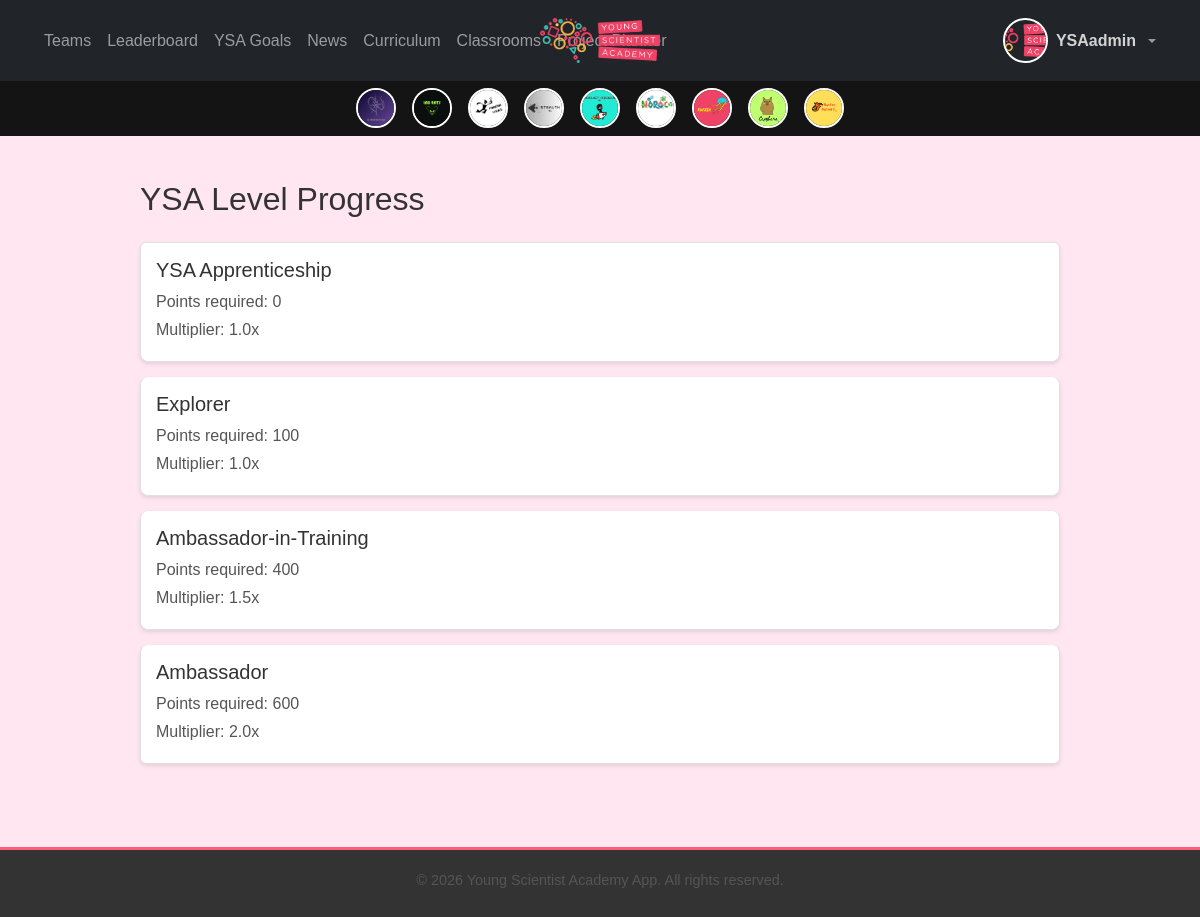
The page /points/levels/ (signed in) on the database its author committed.
### users/models.py (models this page shows, shortened)
class CustomUser(AbstractUser):
    team = models.ForeignKey(
        'teams.Team', on_delete=models.SET_NULL, null=True, blank=True, related_name="users_team"
    )
    team_join_deadline = models.DateField(null=True, blank=True)
    ROLE_CHOICES = [
        ('admin', 'Admin'),
        ('teacher', 'Teacher'),
        ('student', 'Student'),
    ]
    LEVEL_CHOICES = [
        ('explorer', 'Explorer'),
        ('ambassador', 'Ambassador'),
    ]
    role = models.CharField(max_length=20, choices=ROLE_CHOICES)
    level = models.CharField(max_length=20, choices=LEVEL_CHOICES, blank=True, null=True)  # only for students
    is_approved = models.BooleanField(default=False)
    profile_completed = models.BooleanField(default=False)  # new field to track completions
    ysa_way_passed = models.BooleanField(default=False)

### teams/models.py (models this page shows, shortened)
class Team(models.Model):
    name = models.CharField(max_length=100, unique=True)
    logo = models.ImageField(upload_to="team_logos/", blank=True, null=True)
    members = models.ManyToManyField(
        settings.AUTH_USER_MODEL, related_name='teams_members', blank=True
    )
    created_at = models.DateTimeField(auto_now_add=True)
    description = models.TextField(blank=True)
    max_members = models.IntegerField(default=15)
    class Meta:
        ordering = ["-created_at"]
        verbose_name = "Team"
        verbose_name_plural = "Teams"
    @property
    def total_points(self):
        return self.team_points_from_teams_app.aggregate(
            total_points=Sum("points_earned")
        )["total_points"] or 0
    def get_logo_url(self):
        if self.logo:
            return self.logo.url
        filename_png = f"{self.name.lower().replace(' ', '_')}.png"
        filename_jpg = f"{self.name.lower().replace(' ', '_')}.jpg"
        if os.path.exists(os.path.join(settings.MEDIA_ROOT, "team_logos", filename_png)):
            return settings.MEDIA_URL + "team_logos/" + filename_png
        if os.path.exists(os.path.join(settings.MEDIA_ROOT, "team_logos", filename_jpg)):
            return settings.MEDIA_URL + "team_logos/" + filename_jpg
        return settings.STATIC_URL + "default_team_logo.png"

### points/views.py (the view)
# urls.py: path('levels/', views.level_detail, name='level_detail'),
@login_required
def level_detail(request):
    return render(request, 'level_detail.html', {
        'levels': LEVELS
    })

### teams/context_processors.py (called while the page is built)
def team_logos(request):
    teams = list(Team.objects.all())  # Convert QuerySet to list
    teams.sort(key=lambda team: team.total_points, reverse=True)  # Sort manually  # ✅ Order by team ranking
    return {'teams': teams}

### points/templates/level_detail.html (shortened to what this page needs)
{% extends "core/base.html" %}
{% block content %}
<div class="container mt-4">
  <h2 class="mb-4">YSA Level Progress</h2>
  <ul class="list-group">
    {% for level in levels %}
    <li class="list-group-item">
      <h5>{{ level.name }}</h5>
      <p class="mb-1">Points required: {{ level.min_points }}</p>
      {% if level.multiplier %}
        <p class="mb-1">Multiplier: {{ level.multiplier }}x</p>
      {% endif %}
    </li>
    {% endfor %}
  </ul>
</div>
{% endblock %}

### core/templates/core/base.html (shortened to what this page needs)
{% load static %}
<!DOCTYPE html>
<html lang="en">
<head>
    <link href="https://cdn.jsdelivr.net/npm/bootstrap@5.3.0/dist/css/bootstrap.min.css" rel="stylesheet">
    <link rel="stylesheet" href="{% static 'css/styles.css' %}">
</head>
<body>
<nav class="navbar navbar-expand-lg navbar-dark bg-dark fixed-top">
    <div class="w-100 d-flex justify-content-between align-items-center px-3">
        <div class="d-flex align-items-center">
        <div class="collapse navbar-collapse" id="navbarNav">
            <ul class="navbar-nav">
            <li class="nav-item">
                <a class="nav-link {% if request.path == '/teams/' %}active{% endif %}" href="{% url 'teams:team_overview' %}">Teams</a>
            </li>
            <li class="nav-item">
                <a class="nav-link {% if request.path == '/leaderboard/' %}active{% endif %}" href="{% url 'leaderboard:student_leaderboard' %}">
                    Leaderboard
                </a>
            </li>
            <li class="nav-item">
                <a class="nav-link {% if request.path == '/programs/' %}active{% endif %}" href="{% url 'programs:goal_list' %}">YSA Goals</a>
            </li>
            <li class="nav-item">
                <a class="nav-link {% if request.path == '/news/' %}active{% endif %}" href="{% url 'news:news' %}">News</a>
            </li>
            <li class="nav-item">
                <a class="nav-link {% if request.path == '/curriculum/' %}active{% endif %}" href="{% url 'curriculum:home' %}">Curriculum</a>
            </li>
            <li class="nav-item">
                <a class="nav-link {% if request.path == '/classrooms/' %}active{% endif %}" href="{% url 'classrooms:dashboard' %}">Classrooms</a>
            </li>
            <li class="nav-item">
                <a class="nav-link {% if request.path == '/project_planner/' %}active{% endif %}" href="{% url 'project_planner:home' %}">Project Planner</a>
            </li>
            </ul>
        </div>
        </div>
    <a class="navbar-brand position-absolute start-50 translate-middle-x" href="{% url 'home' %}">
      <img src="{% static 'images/logo.png' %}" alt="logo" class="logo" style="max-height: 50px;">
    </a>
    {% if user.is_authenticated %}
    <ul class="navbar-nav ms-auto">
      <li class="nav-item dropdown">
        <a class="nav-link dropdown-toggle d-flex align-items-center gap-2" href="#" id="navbarDropdown" role="button" data-bs-toggle="dropdown" aria-expanded="false">
          <img src="{{ nav_profile_pic }}" alt="Avatar" onerror="this.src='/static/images/logo.png';"
               class="rounded-circle" style="width: 45px; height: 45px; object-fit: cover; border: 2px solid white;">
          <span class="fw-bold d-none d-md-inline" style="color: {{ nav_level_color }};">{{ user.username }}</span>
        </a>
      </li>
    </ul>
    {% endif %}
  </div>
</nav>
    {% if teams %}
    <div class="team-logos-nav">
        {% for team in teams %}
            <a href="{% url 'teams:team_detail' team.id %}" class="team-logo-link">
                <img src="{{ team.get_logo_url }}" alt="{{ team.name }}" class="team-logo-small">
            </a>
        {% endfor %}
    </div>
    {% endif %}
    <div class="content-container">
        {% block content %}{% endblock %}
    </div>
    <footer class="text-center mt-5">
        <p>&copy; {% now "Y" %} Young Scientist Academy App. All rights reserved.</p>
    </footer>
</body>
</html>
</body>
</html>

### core/static/css/styles.css (style rules this page uses)
body { background-color: #ffe6f0; font-family: 'Arial', sans-serif; color: #333; }
.team-logos-nav { display: flex; justify-content: center; align-items: center; background: #151414; padding: 8px; position: relative; z-index: 999; margin-top: 80px; }
.navbar { position: fixed; top: 0; left: 0; right: 0; width: 100%; z-index: 1050; background-color: #333333; padding: 10px 20px; display: flex; align-items: center; justify-content: space-between; }
.navbar-brand { font-weight: bold; color: #ffffff; font-size: 1.2rem; margin-right: auto; position: absolute; left: 50%; transform: translateX(-50%); z-index: 1; }
.navbar-collapse { background-color: transparent; padding: 0; box-shadow: none; border: none; }
.team-logo-link { margin: 0 8px; text-decoration: none; }
.team-logo-small { width: 40px; height: 40px; border-radius: 50%; border: 2px solid white; object-fit: cover; transition: transform 0.2s ease-in-out; }
.container { max-width: 960px; padding: 20px; }
footer { background-color: #333333; color: #ffffff; padding: 15px 0; font-size: 0.9rem; text-align: center; border-top: 3px solid #ff5c77; }
footer p { margin-bottom: 5px; }
.logo { max-width: 120px; height: auto; display: block; margin: 10px auto; }
h1, h2, h3, h4, h5, h6 { color: #333; }
p, li { color: #555; }
.list-group-item { padding: 15px; margin-bottom: 15px; background-color: #ffffff; border-radius: 8px; box-shadow: 0 2px 4px rgba(0, 0, 0, 0.1); }
footer { padding: 20px 0; border-top: 3px solid #ff5c77; font-size: 0.9rem; text-align: center; color: #ffffff; background-color: #333333; }

### rows shown on the page
CustomUser: username "YSAadmin"
Team: shows a picture
Team: shows a picture
Team: shows a picture
Team: shows a picture
Team: shows a picture
Team: shows a picture
Team: shows a picture
Team: shows a picture
Team: shows a picture

### other values the page prints
{{ level.name }} "YSA Apprenticeship" "Explorer" "Ambassador-in-Training" "Ambassador"
{{ level.min_points }} "0" "100" "400" "600"
{{ level.multiplier }} "1.0" "1.0" "1.5" "2.0"
